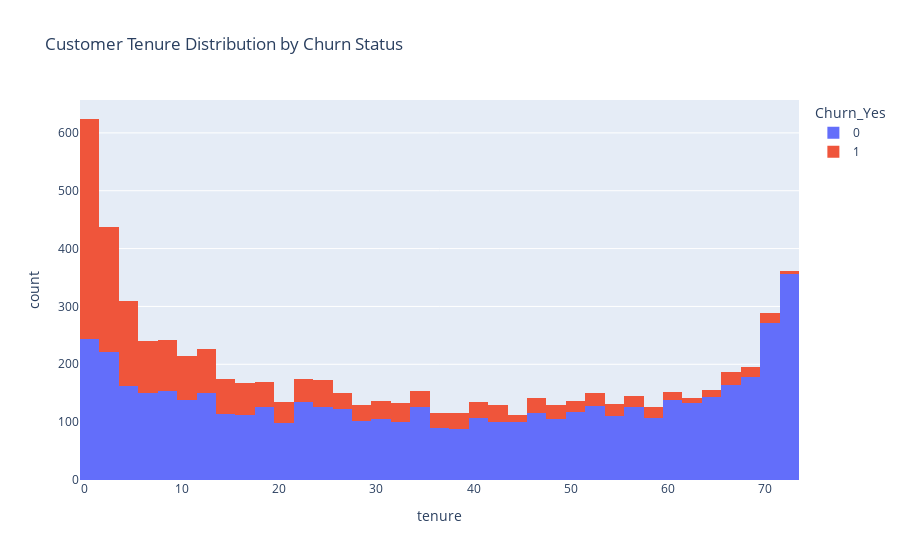

Notebook cell for this chart:
### Markdown cell above
##### Higher the Monthly Charges, there are more people unsubscribing and the opposite happen too. The lower the Monthly Charges, there are more people continuing the subscription

### Code cell
fig = px.histogram(df, x='tenure', color='Churn_Yes', title='Customer Tenure Distribution by Churn Status')
fig.show()

### Figure 1 — Plotly figure (JSON) as saved in the notebook; plotly's stock layout.template omitted (floating-point values rounded to 4 significant figures; data arrays with more than 128 entries replaced by an {"elided": "..."} marker saying what was removed)
{"data": [{"alignmentgroup": "True", "bingroup": "x", "hovertemplate": "Churn_Yes=0<br>tenure=%{x}<br>count=%{y}<extra></extra>", "legendgroup": "0", "marker": {"color": "#636efa", "pattern": {"shape": ""}}, "name": "0", "offsetgroup": "0", "orientation": "v", "showlegend": true, "type": "histogram", "x": {"elided": "5174 int values"}, "xaxis": "x", "yaxis": "y"}, {"alignmentgroup": "True", "bingroup": "x", "hovertemplate": "Churn_Yes=1<br>tenure=%{x}<br>count=%{y}<extra></extra>", "legendgroup": "1", "marker": {"color": "#EF553B", "pattern": {"shape": ""}}, "name": "1", "offsetgroup": "1", "orientation": "v", "showlegend": true, "type": "histogram", "x": {"elided": "1869 int values"}, "xaxis": "x", "yaxis": "y"}], "layout": {"autosize": true, "barmode": "relative", "legend": {"title": {"text": "Churn_Yes"}, "tracegroupgap": 0}, "title": {"text": "Customer Tenure Distribution by Churn Status"}, "xaxis": {"anchor": "y", "autorange": true, "domain": [0, 1], "range": [-0.5, 73.5], "title": {"text": "tenure"}, "type": "linear"}, "yaxis": {"anchor": "x", "autorange": true, "domain": [0, 1], "range": [0, 656.8], "title": {"text": "count"}}}}
